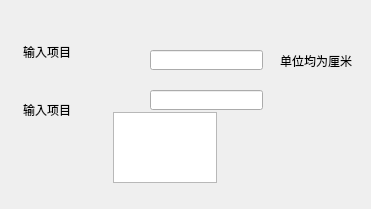
<?xml version="1.0" encoding="UTF-8"?>
<ui version="4.0">
 <class>Qdate</class>
 <widget class="QWidget" name="Qdate">
  <property name="geometry">
   <rect>
    <x>0</x>
    <y>0</y>
    <width>371</width>
    <height>209</height>
   </rect>
  </property>
  <property name="windowTitle">
   <string>Form</string>
  </property>
  <widget class="QLineEdit" name="inputlineEdit1">
   <property name="geometry">
    <rect>
     <x>150</x>
     <y>50</y>
     <width>113</width>
     <height>20</height>
    </rect>
   </property>
   <property name="frame">
    <bool>true</bool>
   </property>
  </widget>
  <widget class="QTextEdit" name="textEdit">
   <property name="geometry">
    <rect>
     <x>113</x>
     <y>112</y>
     <width>104</width>
     <height>71</height>
    </rect>
   </property>
  </widget>
  <widget class="QLabel" name="inputname1">
   <property name="geometry">
    <rect>
     <x>23</x>
     <y>42</y>
     <width>111</width>
     <height>20</height>
    </rect>
   </property>
   <property name="text">
    <string>输入项目</string>
   </property>
   <property name="textFormat">
    <enum>Qt::AutoText</enum>
   </property>
  </widget>
  <widget class="QLabel" name="inputname2">
   <property name="geometry">
    <rect>
     <x>23</x>
     <y>100</y>
     <width>111</width>
     <height>20</height>
    </rect>
   </property>
   <property name="text">
    <string>输入项目</string>
   </property>
  </widget>
  <widget class="QLineEdit" name="inputlineEdit2">
   <property name="geometry">
    <rect>
     <x>150</x>
     <y>90</y>
     <width>113</width>
     <height>20</height>
    </rect>
   </property>
  </widget>
  <widget class="QLabel" name="labelcm">
   <property name="geometry">
    <rect>
     <x>280</x>
     <y>50</y>
     <width>81</width>
     <height>21</height>
    </rect>
   </property>
   <property name="text">
    <string>单位均为厘米</string>
   </property>
  </widget>
 </widget>
 <resources/>
 <connections/>
</ui>
